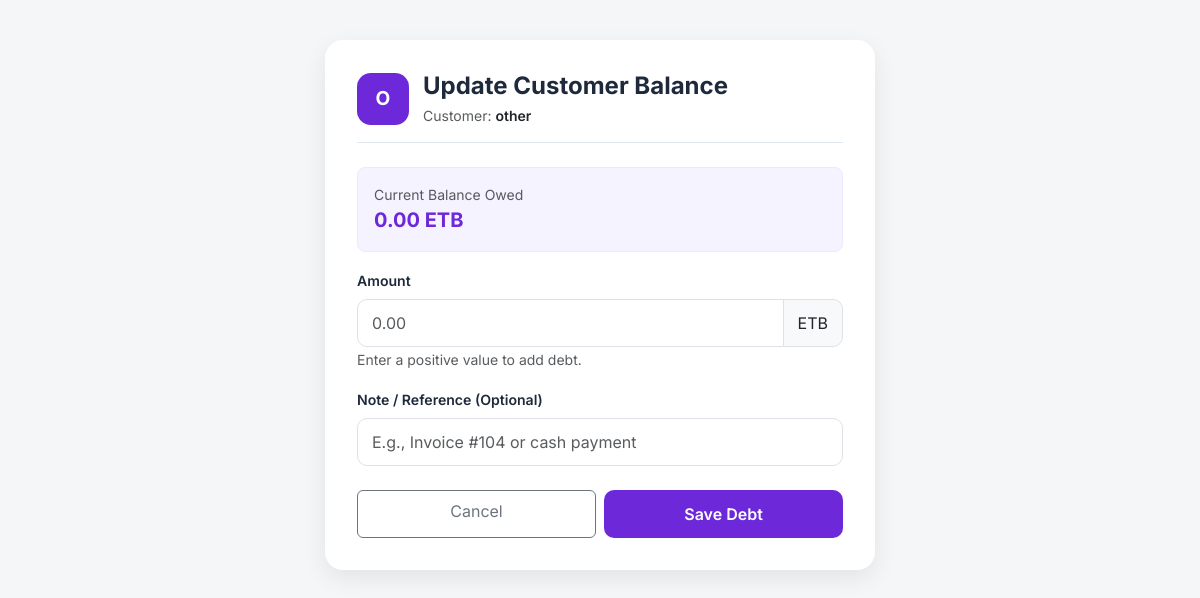
/add_debt/1 (signed in), run on the app's committed database.
### main.py (models this page shows)
class Customer(db.Model):
    id = db.Column(db.Integer, primary_key=True)
    name = db.Column(db.String(100),unique=True, nullable=False)
    user_id = db.Column(
        db.Integer,
        db.ForeignKey("users.id"),
        nullable=True
    )
    phone = db.Column(db.String(20))
    email = db.Column(db.String(100))
    balance_owed = db.Column(db.Float, default=0.0)

### main.py (the view, shortened to what this page needs)
@app.route("/add_debt/<int:customer_id>", methods=["GET", "POST"])
@login_required
@emp_allowed
def add_debt(customer_id):
    customer = Customer.query.get_or_404(customer_id)
    form = AddDebtForm()
    return render_template("add_debt.html", form=form, customer=customer)

### form.py
class AddDebtForm(FlaskForm):
    amount = DecimalField(
        'Amount',
        validators=[
            DataRequired(message="Please enter an amount."),
            NumberRange(min=0.01, message="Amount must be greater than zero.")
        ],
        places=2
    )
    description = StringField(
        'Note / Reference (Optional)'
    )
    submit = SubmitField('Save Debt')

### main.py (called while the page is built)
@login_manager.user_loader
@login_manager.user_loader
def load_user(user_id):
    if user_id == 'None' or user_id is None:  # ✅ handle bad cookie!
        return None
    return User.query.get(int(user_id))

def emp_allowed(fun):
    @wraps(fun)
    def wrapper(*args, **kwargs):
        if not current_user.is_authenticated:
            return abort(403)
        is_admin = Admin.query.filter_by(
            email=current_user.email
        ).first()
        is_emp = emp.query.filter_by(
            email=current_user.email
        ).first()
        if not is_admin and not is_emp:
            return abort(403)
        return fun(*args, **kwargs)
    return wrapper

### templates/add_debt.html (shortened to what this page needs)
<!DOCTYPE html>
<html lang="en">
<head>
<link href="https://cdn.jsdelivr.net/npm/bootstrap@5.3.3/dist/css/bootstrap.min.css" rel="stylesheet">
<link rel="stylesheet" href="https://cdn.jsdelivr.net/npm/bootstrap-icons@1.11.3/font/bootstrap-icons.min.css">
</head>
<body>
<div class="container">
    <div class="debt-card">
        <div class="debt-header">
            <div class="debt-avatar">
                {{ customer.name[0]|upper }}
            </div>
            <div>
                <h4 class="mb-1 fw-bold">Update Customer Balance</h4>
                <p class="text-muted mb-0 small">Customer: <span class="text-dark fw-semibold">{{ customer.name }}</span></p>
            </div>
        </div>
        <div class="mb-3 p-3 rounded-3" style="background: #f5f3ff; border: 1px solid #ede9fe;">
            <div class="small text-muted">Current Balance Owed</div>
            <div class="fs-5 fw-bold" style="color: var(--customer);">
                {{ customer.balance_owed if customer.balance_owed else '0.00' }} ETB
            </div>
        </div>
        <form method="POST" novalidate>
            <div class="mb-3">
                {{ form.amount.label(class="form-label") }}
                <div class="input-group">
                    {{ form.amount(class="form-control" + (" is-invalid" if form.amount.errors else ""), placeholder="0.00") }}
                    <span class="input-group-text">ETB</span>
                </div>
                {% if form.amount.errors %}
                    <div class="invalid-feedback d-block">
                        {{ form.amount.errors[0] }}
                    </div>
                {% else %}
                    <small class="text-muted">Enter a positive value to add debt.</small>
                {% endif %}
            </div>
            <div class="mb-4">
                {{ form.description.label(class="form-label") }}
                {{ form.description(class="form-control" + (" is-invalid" if form.description.errors else ""), placeholder="E.g., Invoice #104 or cash payment") }}
            </div>
            <div class="d-flex gap-2">
                <a href="{{ url_for('Register_customer_and_supplier') }}" class="btn btn-outline-secondary w-50 py-2">
                    Cancel
                </a>
                {{ form.submit(class="btn btn-save w-50") }}
            </div>
        </form>
    </div>
</div>
</body>
</html>

### templates/add_debt.html (style rules this page uses)
:root { --navy:#0f2942; --customer:#6d28d9; --bg:#f4f6f8; --dark:#1e293b; --muted:#64748b; }
body { font-family:'Inter', sans-serif; background:var(--bg); color:var(--dark); padding-top: 40px; padding-bottom: 40px; }
.debt-card { background:#fff; border-radius:18px; padding:32px; box-shadow:0 8px 24px rgba(0,0,0,0.08); max-width: 550px; margin: 0 auto; }
.debt-header { display: flex; align-items: center; gap: 14px; margin-bottom: 24px; border-bottom: 1px solid #e2e8f0; padding-bottom: 16px; }
.debt-avatar { width: 52px; height: 52px; background: var(--customer); color: #fff; font-weight: 700; font-size: 1.2rem; border-radius: 14px; display: flex; align-items: center; justify-content: center; }
.form-control, .input-group-text { border-radius: 10px; padding: 11px 14px; border: 1px solid #dee2e6; }
.form-label { font-weight: 600; font-size: 0.88rem; }
.btn-save { background: var(--customer); color: #fff; font-weight: 600; border-radius: 10px; padding: 11px; }

### data on the page
Customer: name "O", name "other", balance_owed "0.00"
